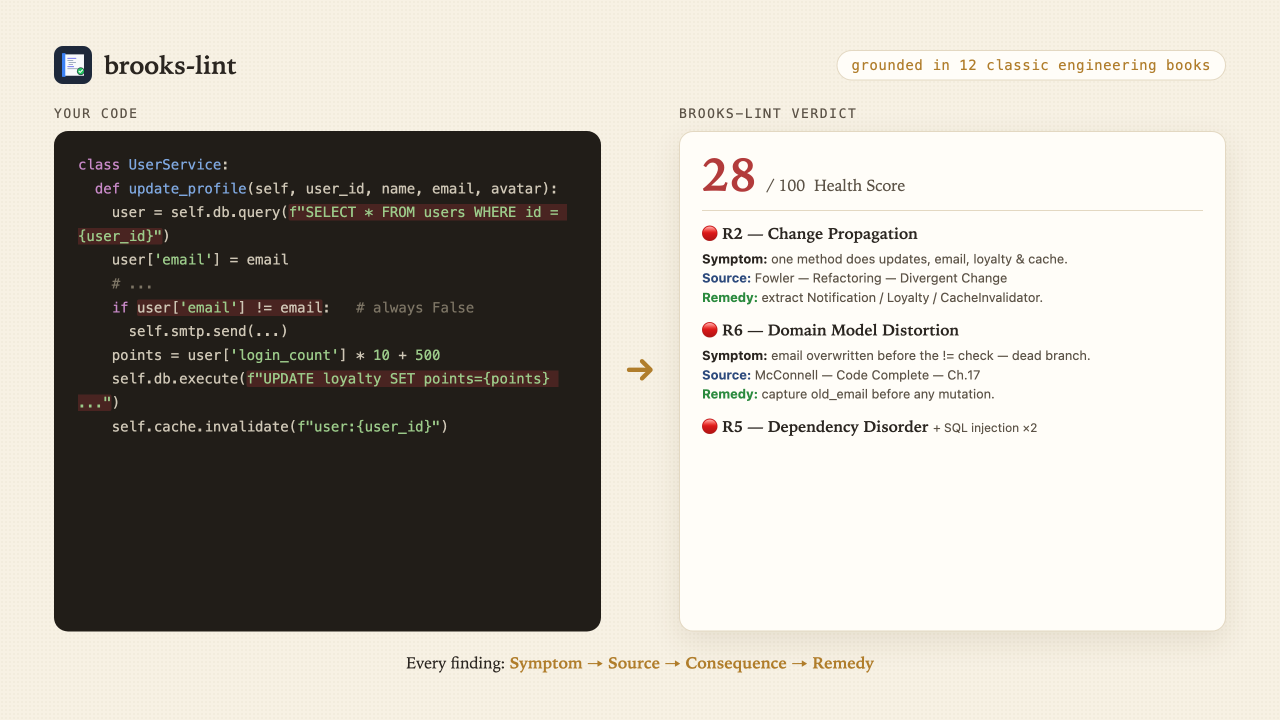
#> input picture flow-kit-bundle/brooks-lint/plugin/assets/hero.png, 2560 x 1440 px (shown at 1/2 size)
$ python -i render_diagrams.py   (imports and definitions only)
#> lines starting #> are read from the running program, lines starting #| are printed output that depends on the picture
# -*- coding: utf-8 -*-
"""utils/render_diagrams.py — dot / mscgen 渲染 + 容差裁剪 + 比例折叠检查。
遵循 ppt-diagram-pipeline skill diagram-pipeline.md + layout-algorithm.md + checklist.md：
  - dot: `dot -Tpng -Gdpi=300 in.dot -o out.png`，DPI 300（checklist P1-3）
  - mscgen: `mscgen -F "Noto Sans CJK SC" -T png -o out.png in.msc`（必带 -F，否则中文 box/note 消失 P0-2）
  - mscgen 输出 PIL LANCZOS 3x 放大（字体偏小 P1-5）
  - dot/mscgen PNG 都跑 crop_whitespace（dot tolerance=10, mscgen tolerance=5 P0-3）
  - 渲染后检查宽高比：>3:1 太宽（加 rank=same 拆行）；<0.5:1 太高（改 rankdir=LR）；1:1~2:1 直接用（P0-4）
"""

import os, subprocess, sys
from PIL import Image

DIAG_DIR = os.path.join(os.path.dirname(os.path.dirname(os.path.abspath(__file__))), "diagrams")
CJK_FONT = "Noto Sans CJK SC"
BG_COLOR = (252, 253, 254)  # #FCFCFD，layout-algorithm.md 指定


def crop_whitespace(path, tolerance=10, keep=5):
    """容差裁剪白边：取左上角为背景色，RGB 最大差 > tolerance 视为内容像素，
    求 bounding box，保留 keep px 呼吸边距。覆盖原文件。"""
#> called with tolerance = 10, keep = 5
    img = Image.open(path).convert("RGB")
#> img is the input picture: PIL image 2560x1440 RGB; mean R, G, B 184.2, 179.4, 170.6
    bg = img.getpixel((0, 0))
#> bg = (247, 241, 228)
    px = img.load()
    w, h = img.size
#> w = 2560; h = 1440
    left, top, right, bottom = w, h, 0, 0
#> left = 2560; top = 1440; right = 0; bottom = 0
    found = False
    for y in range(h):
        for x in range(w):
            p = px[x, y]
            if max(abs(p[0]-bg[0]), abs(p[1]-bg[1]), abs(p[2]-bg[2])) > tolerance:
                found = True
                if x < left: left = x
                if x > right: right = x
                if y < top: top = y
                if y > bottom: bottom = y
#> after the loop, bottom = 1345; left = 108; right = 2501; top = 92
    if not found:
        return img.size
    left = max(0, left - keep)
#> left = 103
    top = max(0, top - keep)
#> top = 87
    right = min(w, right + keep)
#> right = 2506
    bottom = min(h, bottom + keep)
#> bottom = 1350
    img.crop((left, top, right, bottom)).save(path)
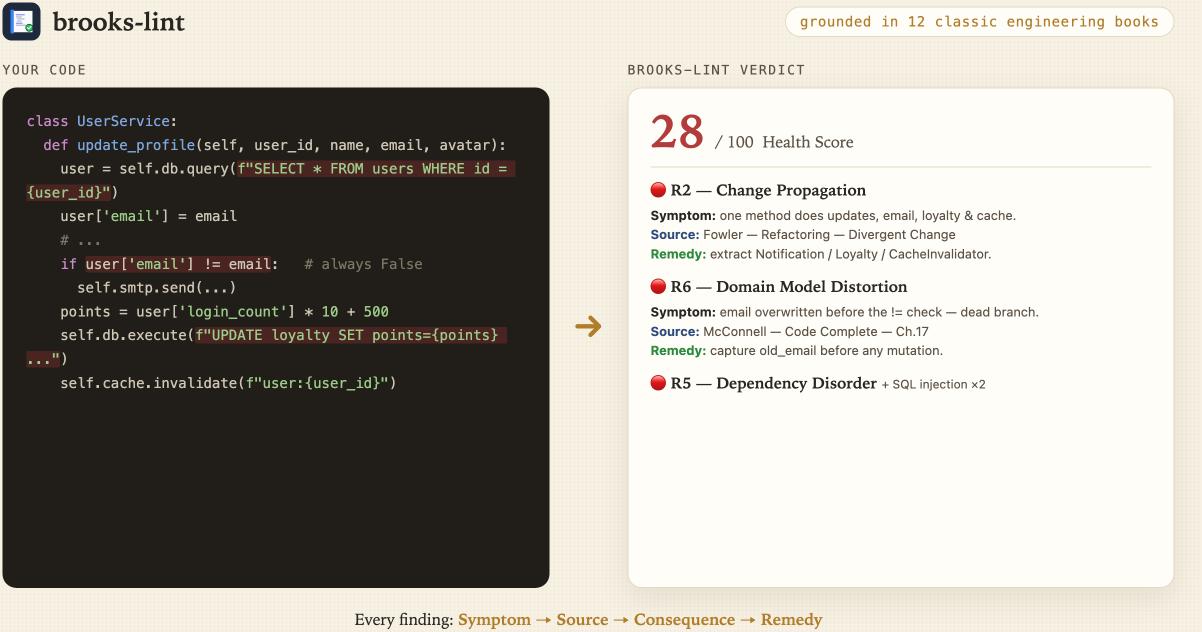
#> saved as hero.png: PIL image 2403x1263 RGB (shown at 1/2 size); mean R, G, B 171, 166.5, 158.7
    return (right - left, bottom - top)


# [19 lines left out: functions render_dot, render_mscgen, not called in this run]


def aspect_ratio(png_path):
    img = Image.open(png_path)
    return img.width / img.height


# [27 lines left out: functions fold_verdict, render_all, not called in this run]


# [2 lines not run here, left out]

>>> result = crop_whitespace('../../../../../flow-kit-bundle/brooks-lint/plugin/assets/hero.png')
#> result = (2403, 1263)
